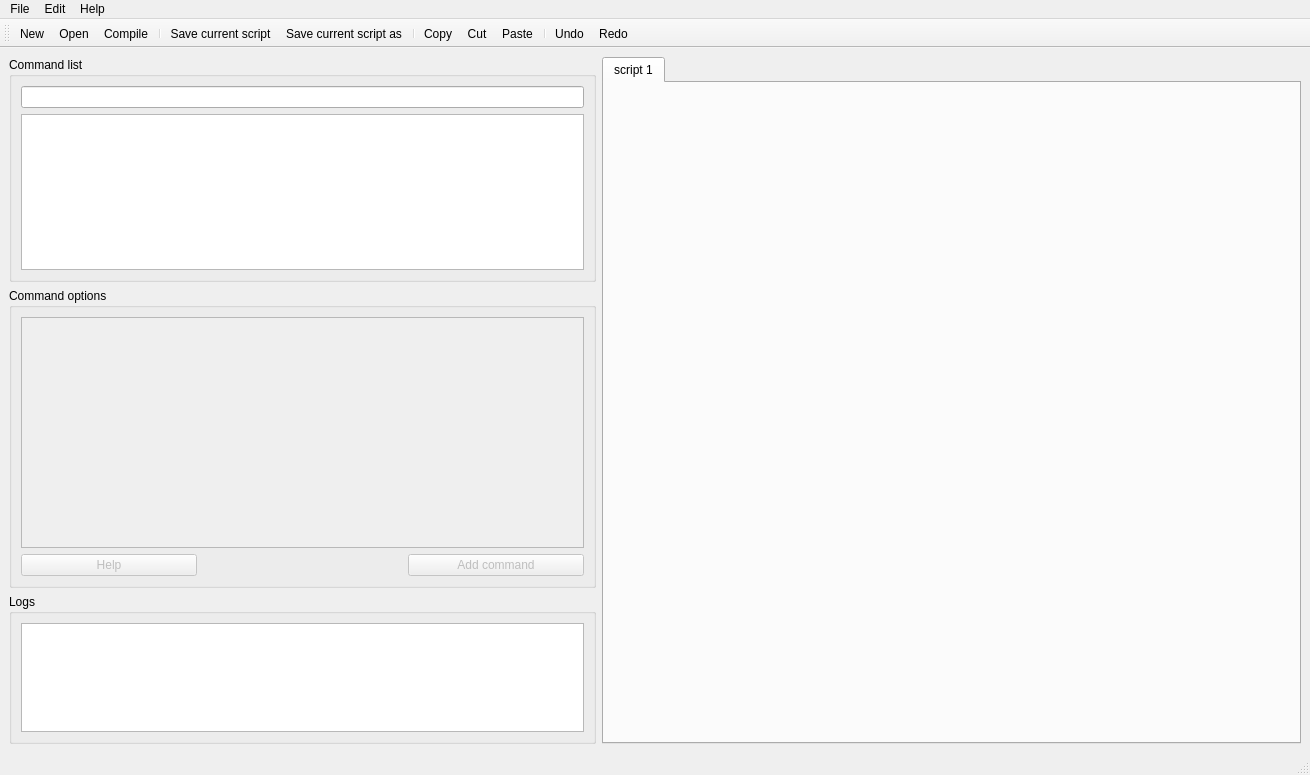
<?xml version="1.0" encoding="UTF-8"?>
<ui version="4.0">
 <class>MainWindow</class>
 <widget class="QMainWindow" name="MainWindow">
  <property name="windowModality">
   <enum>Qt::WindowModal</enum>
  </property>
  <property name="enabled">
   <bool>true</bool>
  </property>
  <property name="geometry">
   <rect>
    <x>0</x>
    <y>0</y>
    <width>1310</width>
    <height>775</height>
   </rect>
  </property>
  <property name="sizePolicy">
   <sizepolicy hsizetype="Preferred" vsizetype="Preferred">
    <horstretch>0</horstretch>
    <verstretch>0</verstretch>
   </sizepolicy>
  </property>
  <property name="windowTitle">
   <string>GuiGnuplot</string>
  </property>
  <widget class="QWidget" name="centralwidget">
   <layout class="QVBoxLayout" name="verticalLayout_6">
    <item>
     <layout class="QHBoxLayout" name="horizontalLayout" stretch="3,0">
      <item>
       <layout class="QVBoxLayout" name="verticalLayout_5" stretch="3,4,2">
        <item>
         <widget class="QGroupBox" name="groupBox_list">
          <property name="maximumSize">
           <size>
            <width>587</width>
            <height>16777215</height>
           </size>
          </property>
          <property name="title">
           <string>Command list</string>
          </property>
          <layout class="QVBoxLayout" name="verticalLayout_3">
           <item>
            <widget class="QLineEdit" name="lineEdit_search"/>
           </item>
           <item>
            <widget class="QListWidget" name="listWidget_commands"/>
           </item>
          </layout>
         </widget>
        </item>
        <item>
         <widget class="QGroupBox" name="groupBox_options">
          <property name="maximumSize">
           <size>
            <width>587</width>
            <height>16777215</height>
           </size>
          </property>
          <property name="sizeIncrement">
           <size>
            <width>0</width>
            <height>0</height>
           </size>
          </property>
          <property name="title">
           <string>Command options</string>
          </property>
          <layout class="QVBoxLayout" name="verticalLayout_4">
           <property name="sizeConstraint">
            <enum>QLayout::SetDefaultConstraint</enum>
           </property>
           <item>
            <widget class="QScrollArea" name="scrollArea_params">
             <property name="widgetResizable">
              <bool>true</bool>
             </property>
             <widget class="QWidget" name="scrollAreaWidgetContents">
              <property name="geometry">
               <rect>
                <x>0</x>
                <y>0</y>
                <width>557</width>
                <height>202</height>
               </rect>
              </property>
             </widget>
            </widget>
           </item>
           <item>
            <layout class="QHBoxLayout" name="horizontalLayout_2" stretch="6,7,6">
             <item>
              <widget class="QPushButton" name="pushButton_help">
               <property name="enabled">
                <bool>false</bool>
               </property>
               <property name="text">
                <string>Help</string>
               </property>
              </widget>
             </item>
             <item>
              <spacer name="horizontalSpacer">
               <property name="orientation">
                <enum>Qt::Horizontal</enum>
               </property>
               <property name="sizeHint" stdset="0">
                <size>
                 <width>20</width>
                 <height>20</height>
                </size>
               </property>
              </spacer>
             </item>
             <item>
              <widget class="QPushButton" name="pushButton_add_command">
               <property name="enabled">
                <bool>false</bool>
               </property>
               <property name="text">
                <string>Add command</string>
               </property>
              </widget>
             </item>
            </layout>
           </item>
          </layout>
         </widget>
        </item>
        <item>
         <widget class="QGroupBox" name="groupBox_logs">
          <property name="maximumSize">
           <size>
            <width>587</width>
            <height>16777215</height>
           </size>
          </property>
          <property name="title">
           <string>Logs</string>
          </property>
          <layout class="QVBoxLayout" name="verticalLayout">
           <item>
            <widget class="QTextEdit" name="plain_text_output">
             <property name="font">
              <font>
               <family>Consolas</family>
               <pointsize>11</pointsize>
              </font>
             </property>
             <property name="readOnly">
              <bool>true</bool>
             </property>
            </widget>
           </item>
          </layout>
         </widget>
        </item>
       </layout>
      </item>
      <item>
       <widget class="QTabWidget" name="tabWidget">
        <property name="minimumSize">
         <size>
          <width>690</width>
          <height>0</height>
         </size>
        </property>
        <property name="currentIndex">
         <number>0</number>
        </property>
        <widget class="QWidget" name="tab">
         <attribute name="title">
          <string>script 1</string>
         </attribute>
        </widget>
       </widget>
      </item>
     </layout>
    </item>
   </layout>
  </widget>
  <widget class="QMenuBar" name="menubar">
   <property name="geometry">
    <rect>
     <x>0</x>
     <y>0</y>
     <width>1310</width>
     <height>25</height>
    </rect>
   </property>
   <widget class="QMenu" name="menuFile">
    <property name="title">
     <string>File</string>
    </property>
    <addaction name="actionNew"/>
    <addaction name="actionOpen"/>
    <addaction name="separator"/>
    <addaction name="actionSave"/>
    <addaction name="actionSave_as"/>
    <addaction name="separator"/>
    <addaction name="actionCloseCurrentScript"/>
    <addaction name="actionClose"/>
   </widget>
   <widget class="QMenu" name="menuEdit">
    <property name="title">
     <string>Edit</string>
    </property>
    <addaction name="actionCopy"/>
    <addaction name="actionCut"/>
    <addaction name="actionPaste"/>
    <addaction name="separator"/>
    <addaction name="actionUndo"/>
    <addaction name="actionRedo"/>
   </widget>
   <widget class="QMenu" name="menuHelp">
    <property name="title">
     <string>Help</string>
    </property>
    <addaction name="actionAbout"/>
   </widget>
   <addaction name="menuFile"/>
   <addaction name="menuEdit"/>
   <addaction name="menuHelp"/>
  </widget>
  <widget class="QStatusBar" name="statusbar"/>
  <widget class="QToolBar" name="toolBar">
   <property name="windowTitle">
    <string>toolBar</string>
   </property>
   <attribute name="toolBarArea">
    <enum>TopToolBarArea</enum>
   </attribute>
   <attribute name="toolBarBreak">
    <bool>false</bool>
   </attribute>
   <addaction name="actionNew"/>
   <addaction name="actionOpen"/>
   <addaction name="actionCompile"/>
   <addaction name="separator"/>
   <addaction name="actionSave"/>
   <addaction name="actionSave_as"/>
   <addaction name="separator"/>
   <addaction name="actionCopy"/>
   <addaction name="actionCut"/>
   <addaction name="actionPaste"/>
   <addaction name="separator"/>
   <addaction name="actionUndo"/>
   <addaction name="actionRedo"/>
  </widget>
  <action name="actionNew">
   <property name="icon">
    <iconset resource="Resources.qrc">
     <normaloff>:/icons/resources/new.png</normaloff>:/icons/resources/new.png</iconset>
   </property>
   <property name="text">
    <string>New</string>
   </property>
  </action>
  <action name="actionOpen">
   <property name="icon">
    <iconset resource="Resources.qrc">
     <normaloff>:/icons/resources/open.png</normaloff>:/icons/resources/open.png</iconset>
   </property>
   <property name="text">
    <string>Open</string>
   </property>
  </action>
  <action name="actionSave">
   <property name="icon">
    <iconset resource="Resources.qrc">
     <normaloff>:/icons/resources/save.png</normaloff>:/icons/resources/save.png</iconset>
   </property>
   <property name="text">
    <string>Save current script</string>
   </property>
  </action>
  <action name="actionCompile">
   <property name="icon">
    <iconset resource="Resources.qrc">
     <normaloff>:/icons/resources/pen.png</normaloff>:/icons/resources/pen.png</iconset>
   </property>
   <property name="text">
    <string>Compile</string>
   </property>
  </action>
  <action name="actionSave_as">
   <property name="icon">
    <iconset resource="Resources.qrc">
     <normaloff>:/icons/resources/save_as.png</normaloff>:/icons/resources/save_as.png</iconset>
   </property>
   <property name="text">
    <string>Save current script as...</string>
   </property>
  </action>
  <action name="actionCopy">
   <property name="icon">
    <iconset resource="Resources.qrc">
     <normaloff>:/icons/resources/copy.png</normaloff>:/icons/resources/copy.png</iconset>
   </property>
   <property name="text">
    <string>Copy</string>
   </property>
  </action>
  <action name="actionCut">
   <property name="icon">
    <iconset resource="Resources.qrc">
     <normaloff>:/icons/resources/cut.png</normaloff>:/icons/resources/cut.png</iconset>
   </property>
   <property name="text">
    <string>Cut</string>
   </property>
  </action>
  <action name="actionPaste">
   <property name="icon">
    <iconset resource="Resources.qrc">
     <normaloff>:/icons/resources/paste.png</normaloff>:/icons/resources/paste.png</iconset>
   </property>
   <property name="text">
    <string>Paste</string>
   </property>
  </action>
  <action name="actionUndo">
   <property name="icon">
    <iconset resource="Resources.qrc">
     <normaloff>:/icons/resources/undo.png</normaloff>:/icons/resources/undo.png</iconset>
   </property>
   <property name="text">
    <string>Undo</string>
   </property>
  </action>
  <action name="actionRedo">
   <property name="icon">
    <iconset resource="Resources.qrc">
     <normaloff>:/icons/resources/redo.png</normaloff>:/icons/resources/redo.png</iconset>
   </property>
   <property name="text">
    <string>Redo</string>
   </property>
  </action>
  <action name="actionClose">
   <property name="text">
    <string>Exit</string>
   </property>
  </action>
  <action name="actionAbout">
   <property name="text">
    <string>About</string>
   </property>
  </action>
  <action name="actionCloseCurrentScript">
   <property name="text">
    <string>Close current script</string>
   </property>
  </action>
 </widget>
 <resources>
  <include location="Resources.qrc"/>
 </resources>
 <connections/>
</ui>
